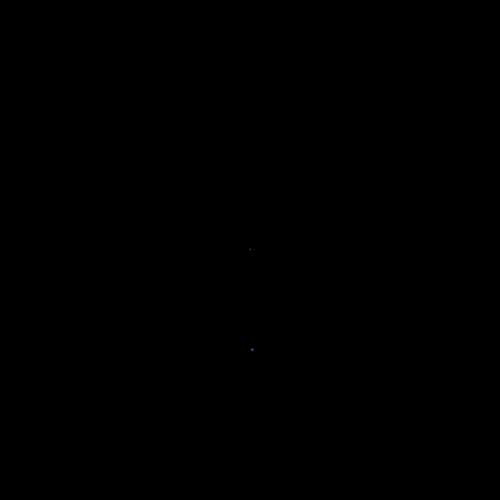
Frame 1 (no input)
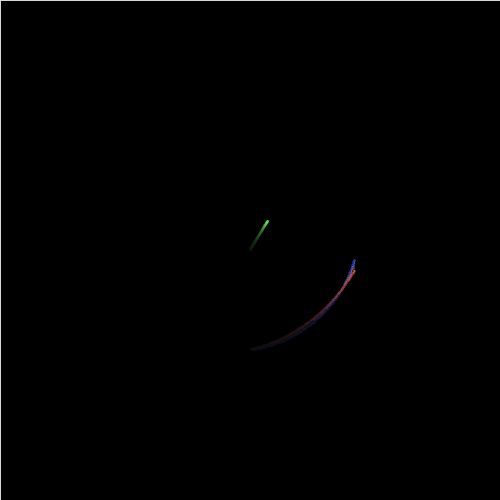
Frame 60 (the mouse pressed at the canvas centre just before this capture)
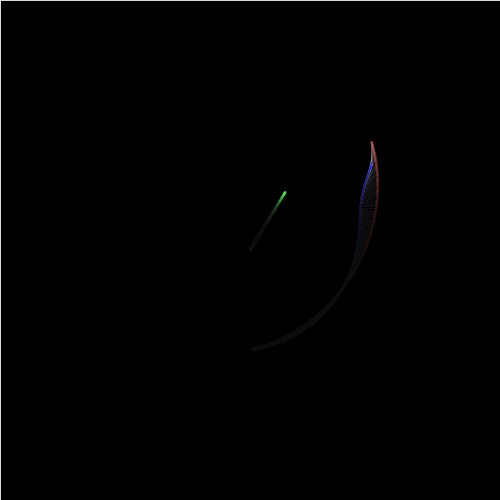
Frame 120 (the mouse held since frame 60 and released just before this capture)

The Processing sketch that drew these frames (run headless with seeded random() and noise(); from frame 60 on, the mouse is pressed at the canvas centre):

// Processing sketch: processing_152493
// ── processing_152493.pde

/*
 * Creative Coding
 * Week 3, 04 - spinning top: curved motion with sin() and cos()
 * by Indae Hwang and Jon McCormack
 * commented and tweaked by Neroli Wesley
 * Copyright (c) 2014 Monash University
 *
 * This sketch is the first cut at translating the motion of a spinning top
 * to trace a drawing path. This sketch traces a path using sin() and cos()
 *
 * NW: so a green point moves in a line bouncing off the edges of the sketch
 * a red blob is tethered to the point spinning around it at a constant rate
 * at a constant distance. A blue blob is tethered to the red blob. A line is drawn between them.
 * then they fade
 *
 * or
 
 * Define a black box.
 * Move an invisible point (green) across the box in straight lines, bouncing off the edges to keep it inside.
 * Rotate a new point, point 1 (red), around the invisible point at a fixed distance.
 * Rotate a new point, point 2 (blue), around point 1 at an oscillating but constrained distance.
 * Join point 1 and point 2 with a line.
 * Draw a blob on point 2.
 * Fade each element into the background gradually.
 * Murmur "Pretty".
 */

float x, y;      // current drawing position
float dx, dy;    // change in position at each frame
float radius1;       // radius for the moving hand

void setup() {
  size(500, 500);

  // initial position in the centre of the screen
  x = width/2;
  y = height/2;

  // dx and dy are the small change in position each frame
  dx = random(-1, 1);
  dy = random(-1, 1);
  background(0);      // black
}


void draw() {
  // blend the old frames into the background so they fade away
  //blendMode(BLEND); // blend doesn't work in javascript so I've removed it
  fill(0, 10); // a very transparent black
  rect(0, 0, width, height); // draw a transparent black rectangle over the whole sketch to fade it out over time
  
  // calculate new positions of our (now green) invisible point
  x += dx;
  y += dy;
  // draw blobs in green so we can see where it is
  fill(0,255,0);
  ellipse(x,y,2,2); // the top moves in a linear fashion
  
  // when the green blob gets too close to the edge bounce it off in another direction
  float max = 1;
  float min = 0.5;
  //When the shape hits the edge of the window, it reverses its direction and changes velocity
  if (x > width-100 || x < 100) {
    dx = dx > 0 ? -random(min, max) : random(min, max);
  }
  if (y > height-100 || y < 100) {
    dy = dy > 0 ? -random(min, max) : random(min, max);
  }
  
  // create point 1 to rotate around the (now green) invisible point at a distance of 100 
  // radius1 is an ever increasing number based on frame count 
  // so that gives you smooth increase of angle 
  // spinning around the (now green) invisible point 
  // with point1X,by in red you can see it is always 100 from the (now green) invisible 'top'
  
  radius1 = radians(frameCount); // frameCount is an ever increasing number
  //println(radius1);
  float point1X = x + 100 * sin(radius1);
  float point1Y = y + 100 * cos(radius1);
  // put a red blob there so we can see it
  fill(255,0,0);
  ellipse(point1X,point1Y,2,2);
  // println(point1X/100); // just to see what it is

  //fill(180); // don't know what this does so I took it out
  
  // create point 2 to rotate around the red point 1 at a gradually varying but constrained distance
  // radius1 is an ever increasing number based on frame count 
  // radius2 is based on radius1 so they are related (?)
  // so that gives you smooth increase of angle 
  // spinning around point 1

  float radius2 = 100 * sin(radius1*0.1);
  float point2X = point1X + radius2 * sin(radius1*3);
  float point2Y = point1Y + radius2 * cos(radius1*3);
  
  // connect point 1 and point 2 together with a white, transparent line
  stroke(255, 50); // without this stroke you can't see the blobs - it lightens them I think
  line(point1X, point1Y, point2X, point2Y);
  // make the blobs blue so we can see it
  fill(0,0,255);
  ellipse(point2X, point2Y, 2, 2);
}
